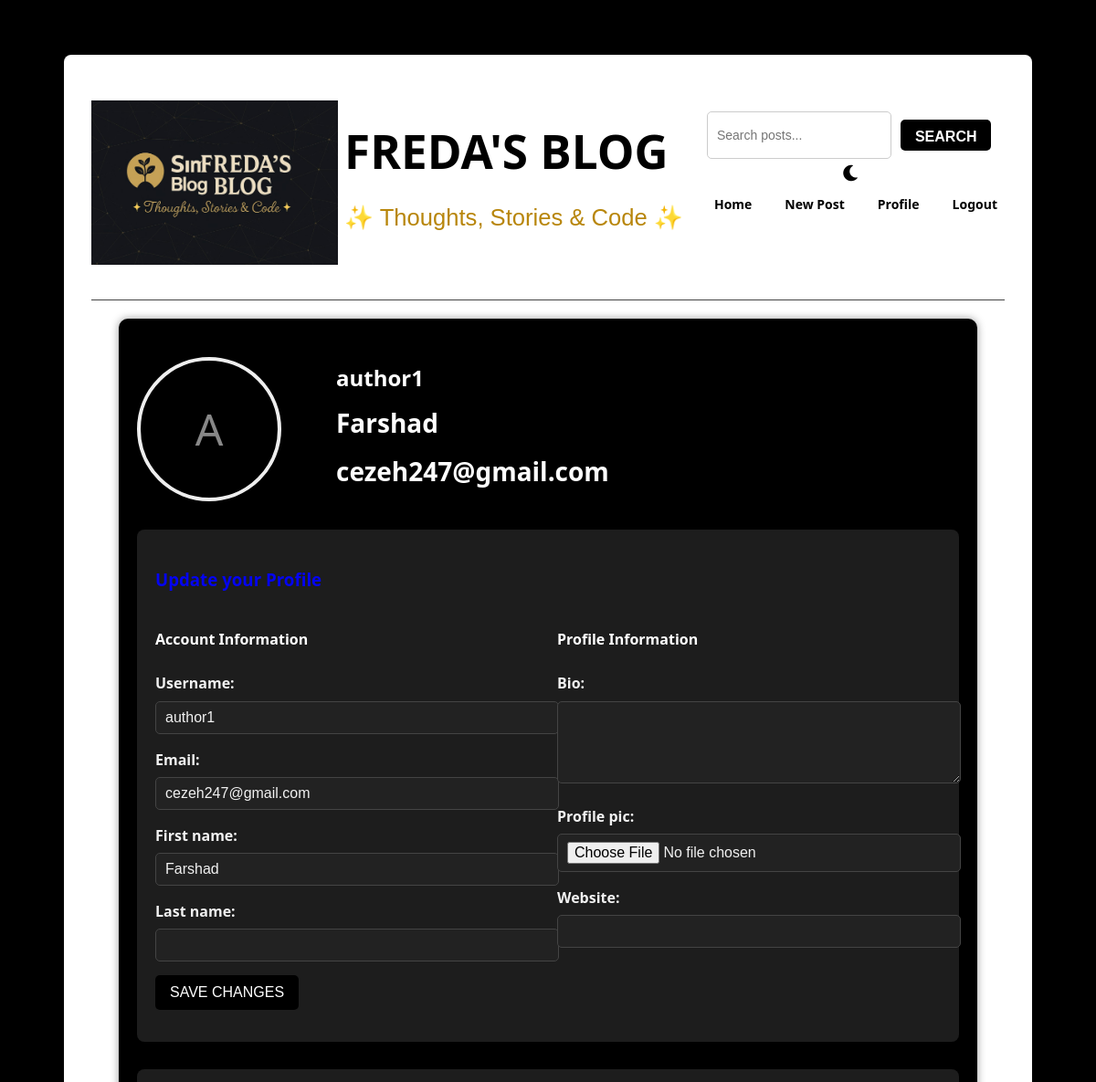
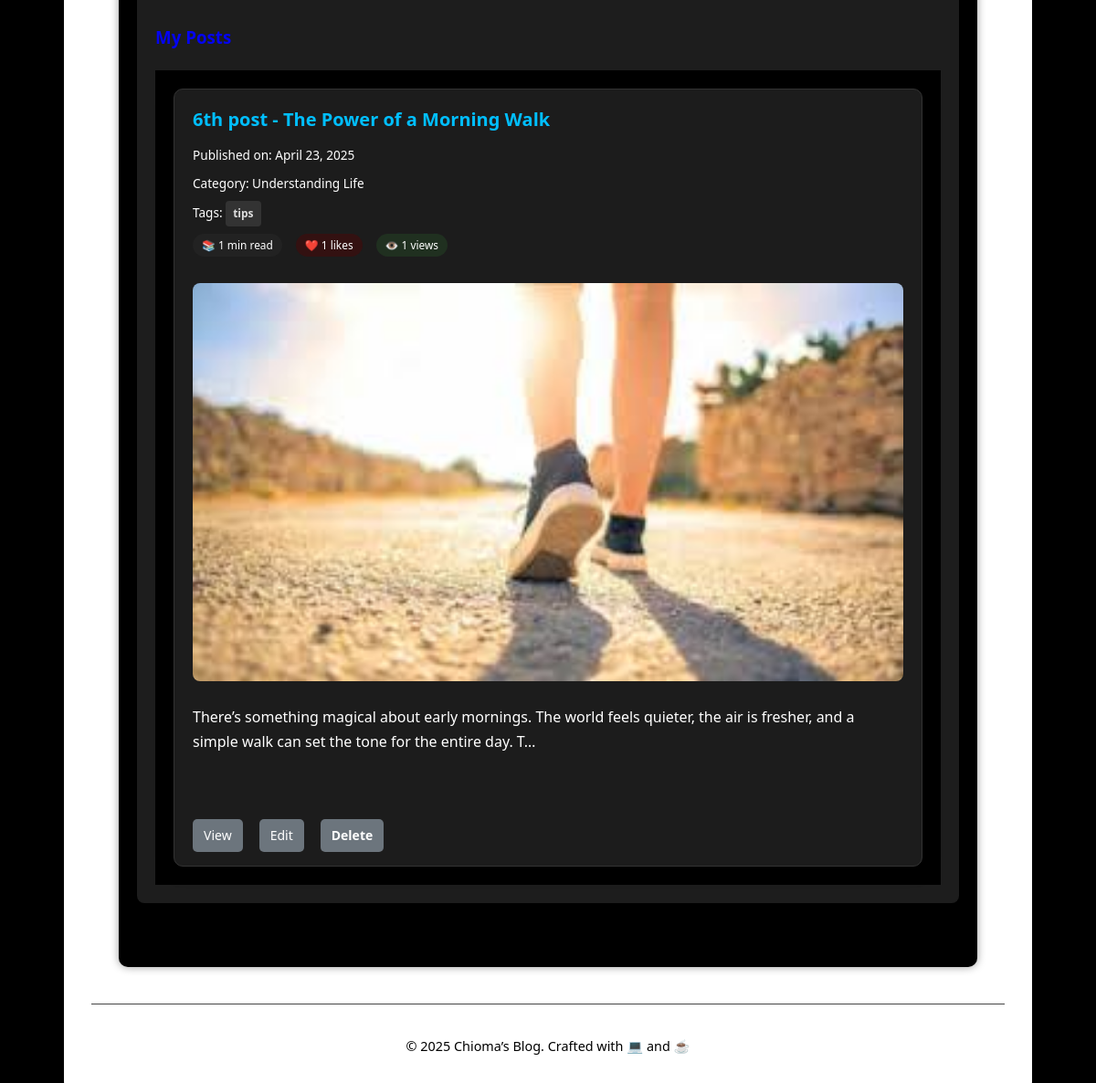
Screenshot of /profile/ (signed in) with the database file from the repository (2 pictures, top to bottom).
### blog/models.py (models this page shows, shortened)
class UserProfile(models.Model):
    user = models.OneToOneField(User, on_delete=models.CASCADE, related_name='profile')
    bio = models.TextField(max_length=500, blank=True)
    profile_pic = models.ImageField(upload_to='profile_pics/', blank=True, null=True)
    website = models.URLField(blank=True, null=True)

class Post(models.Model):
    title = models.CharField(max_length=200)
    content = models.TextField()
    pub_date = models.DateTimeField(default=timezone.now)
    category = models.ForeignKey(Category, on_delete=models.SET_NULL, null=True, blank=True)
    image = models.ImageField(upload_to='blog_images/', blank=True, null=True)
    author = models.ForeignKey(User, on_delete=models.CASCADE, related_name='blog_posts', null=True)
    tags = models.ManyToManyField(Tag, blank=True, related_name='posts')
    view_count = models.PositiveIntegerField(default=0)
    is_featured = models.BooleanField(default=False, help_text="Check to display this post in the featured section")
    class Meta:
        ordering = ['-pub_date']
    @property
    def image_url(self):
        if self.image and hasattr(self.image, 'url'):
            return self.image.url
        return None # Or a default image URL
    def get_reading_time(self):
        word_count = len(self.content.split())
        reading_time_min = round(word_count / 200)
        if reading_time_min < 1:
            reading_time_min = 1
        return reading_time_min
    def get_likes_count(self):
        return self.likes.count()

class Category(models.Model):
    name = models.CharField(max_length=100, unique=True)
    class Meta:
        verbose_name_plural = "Categories"

class Tag(models.Model):
    name = models.CharField(max_length=50, unique=True)
    slug = models.SlugField(max_length=50, unique=True)
    class Meta:
        ordering = ['name']

### blog/views.py (the view)
# urls.py: path('profile/', views.profile, name='profile'),
@login_required
def profile(request):
    if request.method == 'POST':
        user_form = UserUpdateForm(request.POST, instance=request.user)
        profile_form = UserProfileForm(request.POST, request.FILES, instance=request.user.profile)
        if user_form.is_valid() and profile_form.is_valid():
            user_form.save()
            profile_form.save()
            messages.success(request, 'Your profile has been updated!')
            return redirect('profile')
    else:
        user_form = UserUpdateForm(instance=request.user)
        profile_form = UserProfileForm(instance=request.user.profile)
    user_posts_list = Post.objects.filter(author=request.user)
    print(f"Found {user_posts_list.count()} posts for user {request.user.username}")
    paginator = Paginator(user_posts_list, 6)  # Show 6 posts per page
    page = request.GET.get('page')
    try:
        user_posts = paginator.page(page)
    except PageNotAnInteger:
        user_posts = paginator.page(1)
    except EmptyPage:
        user_posts = paginator.page(paginator.num_pages)
    context = {
        'user_form': user_form,
        'profile_form': profile_form,
        'user_posts': user_posts
    }
    return render(request, 'blog/profile.html', context)

### blog/forms.py
class UserUpdateForm(forms.ModelForm):
    email = forms.EmailField()
    class Meta:
        model = User
        fields = ('username', 'email', 'first_name', 'last_name')

class UserProfileForm(forms.ModelForm):
    class Meta:
        model = UserProfile
        fields = ('bio', 'profile_pic', 'website')
        widgets = {
            'bio': forms.Textarea(attrs={'rows': 4}),
        }

### templates/blog/profile.html (shortened to what this page needs)
{% extends 'blog/base.html' %}
{% block content %}
<div class="profile-container">
    <div class="profile-header">
        <div class="profile-avatar">
            {% if user.profile.profile_pic %}
                <img src="{{ user.profile.profile_pic_url }}" alt="{{ user.username }}">
            {% else %}
                <div class="profile-avatar-placeholder">{{ user.username|first|upper }}</div>
            {% endif %}
        </div>
        <div class="profile-info">
            <h2>{{ user.username }}</h2>
            <p class="profile-name">{{ user.first_name }} {{ user.last_name }}</p>
            <p class="profile-email">{{ user.email }}</p>
        </div>
    </div>
    <div class="profile-actions">
        <h3>Update your Profile</h3>
        <form method="post" enctype="multipart/form-data" class="profile-form">
            <div class="form-row">
                <div class="form-column">
                    <h4>Account Information</h4>
                    {% for field in user_form %}
                        <div class="form-group">
                            {{ field.label_tag }}
                            {{ field }}
                        </div>
                    {% endfor %}
                </div>
                <div class="form-column">
                    <h4>Profile Information</h4>
                    {% for field in profile_form %}
                        <div class="form-group">
                            {{ field.label_tag }}
                            {{ field }}
                        </div>
                    {% endfor %}
                </div>
            </div>
            <button type="submit" class="btn">Save Changes</button>
        </form>
    </div>
    <div class="user-posts">
    <h3>My Posts</h3>
    {% if user_posts %}
        <div class="posts-grid">
            <ul>
                {% for post in user_posts %}
                    <li>
                        <h2><a href="{% url 'post_detail' post.id %}">{{ post.title }}</a></h2>
                        <p class="post-meta">Published on: {{ post.pub_date|date:"F j, Y" }}</p>
                        {% if post.category %}
                            <p class="post-meta">Category: {{ post.category.name }}</p>
                        {% endif %}
                        {% if post.tags.all %}
                        <p class="post-meta">
                            Tags:
                            {% for tag in post.tags.all %}
                                <a href="{% url 'tag_posts' tag.slug %}" class="tag">{{ tag.name }}</a>{% if not forloop.last %}, {% endif %}
                            {% endfor %}
                        </p>
                        {% endif %}
                        <div class="post-meta-stats">
                            <p class="post-meta reading-time">📚 {{ post.get_reading_time }} min read</p>
                            <p class="post-meta likes-count">❤️ {{ post.get_likes_count }} likes</p>
                            <p class="post-meta view-count">👁️ {{ post.view_count }} views</p>
                        </div>
                        {% if post.image %}
                            <img src="{{ post.image_url }}" alt="{{ post.title }}" class="post-image">
                        {% endif %}
                        <div class="post-content">
                            <p>{{ post.content|truncatechars:150 }}</p>
                        </div>
                        <div class="post-actions">
                            <a href="{% url 'post_detail' post.id %}" class="btn-small">View</a>
                            <a href="{% url 'update_post' post.id %}" class="btn-small">Edit</a>
                            <a href="{% url 'delete_post' post.id %}" class="btn-small btn-danger">Delete</a>
                        </div>
                    </li>
                {% empty %}
                    <li>No posts found.</li>
                {% endfor %}
            </ul>
        </div>
    {% else %}
        <p>You haven't created any posts yet.</p>
        <a href="{% url 'create_post' %}" class="btn">Create Your First Post</a>
    {% endif %}
</div>
</div>
{% endblock %}

### rows the page displays
Post: title "6th post - The Power of a Morning Walk", pub_date "April 23, 2025", category.name "Understanding Life", get_reading_time "1", get_likes_count "1", view_count "1", image_url (picture), content "There’s something magical about early mornings. The world feels quieter, the air is fresher, and a simple walk can set the tone for the entire day. T…"
Tag: name "tips"

### other values shown
{{ user.username|first|upper }} "A"
{{ user.username }} "author1"
{{ user.first_name }} "Farshad"
{{ user.email }} "cezeh247@gmail.com"
{{ field.label_tag }} "Username:" "Email:" "First name:" "Last name:"
{{ field.label_tag }} "Bio:" "Profile pic:" "Website:"
